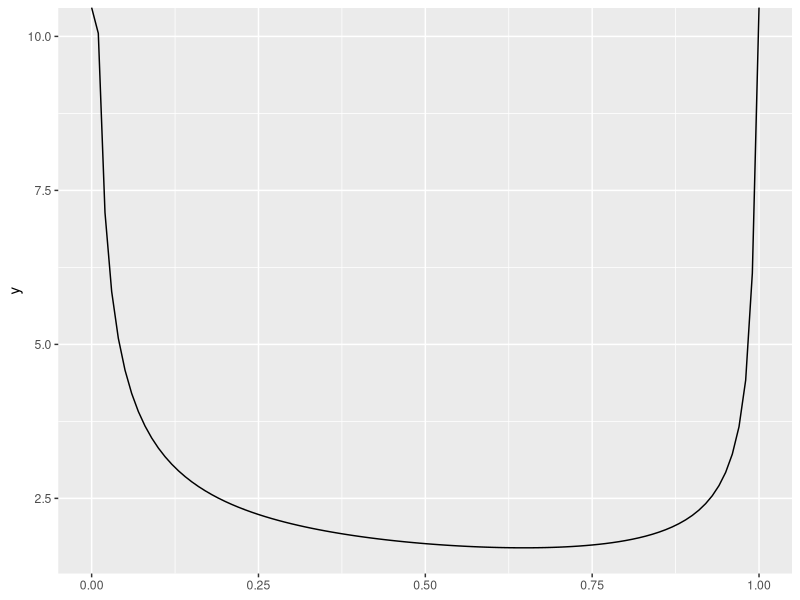
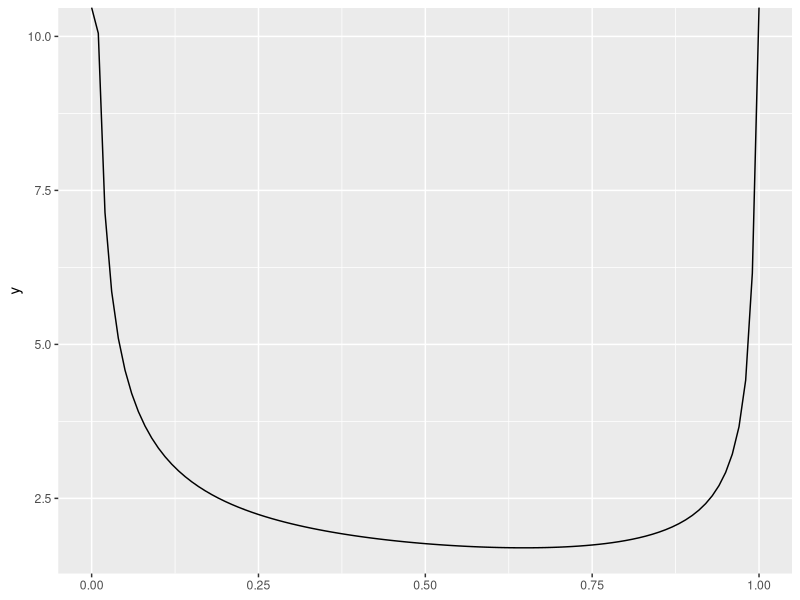

These charts were generated, in order, by the following R code:
## ---- chunk 1
library(ggplot2)
knitr::opts_chunk$set(echo = TRUE)
set.seed(457367)
## ---- chunk 2
genera_valor_aleatorio <- function() {
  runif(1)
}

g<- function(x){
  ( exp(-(x^2)/(2)))/(sqrt(x*(1-x)))
}
## ---- chunk 3
n <- 1e6
valores_g <- replicate(n , {
  x <- genera_valor_aleatorio()
  g(x)
}
)
## ---- chunk 4
estimacion <- mean(valores_g)
## ---- chunk 5
probabilidad_cobertura <- 0.997
alfa <- 1 - probabilidad_cobertura
percentil<- qnorm(1 - alfa / 2)
error_estandar <- sqrt(var(valores_g)/n)
intervalo_confianza <- estimacion + c(-1,1) * error_estandar * percentil
## ---- chunk 6
rm(list = ls())
set.seed(457367)
## ---- chunk 7
genera_valor_aleatorio <- function() {
  runif(1)
}

g<- function(x){
  ( exp(-(x^2)/(2)))/(sqrt(x*(1-x)))
}

n <- 1e4
coste_directo <- bench::mark({
  valores_g <- replicate(n, {
    x <- genera_valor_aleatorio()
    g(x)
  })
},
iterations = 10,
time_unit = "ms"
)$median

estimacion_directo <- mean(valores_g)
varianza_directo <- var(valores_g) / n

eficiencia_directo <- 1 / (varianza_directo * coste_directo)
## ---- chunk 8
library(ggplot2)

ggplot2::ggplot() +
  geom_function(fun = g) +
  xlim(0, 1)
## ---- chunk 9
genera_valores_antiteticas <- function() {
  u<-runif(1)
  c(u,1-u)
}
## ---- chunk 10
coste_antiteticas <- bench::mark({ # para ver cuanto tarda
  valores <- replicate(n / 2, {
    valores_antiteticos <- genera_valores_antiteticas()
    mean(g(valores_antiteticos)) # (xi + yi) / 2
  })
},
iterations = 10,
time_unit = "ms"
)$median
## ---- chunk 11
estimacion_antiteticas <- mean(valores)
varianza_antiteticas <- var(valores) / (n / 2) # Cuasivar muestral
eficiencia_antiteticas <- 1 / (varianza_antiteticas * coste_antiteticas)
## ---- chunk 12
knitr::kable(
  data.frame(
    `Método` = c("Directo", "Antitéticas"),
    `Estimación` = c(estimacion_directo, estimacion_antiteticas),
    Varianza = c(varianza_directo, varianza_antiteticas),
    Coste = c(coste_directo, coste_antiteticas),
    Eficiencia = c(eficiencia_directo, eficiencia_antiteticas)
  ),
  digits = 10
)
## ---- chunk 13
library(ggplot2)

ggplot2::ggplot() +
  geom_function(fun = g) +
  xlim(0, 1)
## ---- chunk 14
estratos <- data.frame(
  min = c(0, 1/2),
  max = c(1/2, 1),
  probabilidad = c(1/2, 1 / 2)
)
# Función que genera valores dentro de un estrato
genera_valor_en_estrato <- function(numero_estrato) {
  estrato <- estratos[numero_estrato, ]
  runif(1, min = estrato$min, max = estrato$max)
}
## ---- chunk 15
unidad_de_tiempo <- "ms"
n_estratos <- n * estratos$probabilidad
# Aseguramos valores enteros
n_estratos <- ceiling(n_estratos)
# Aseguramos al menos dos valores en cada estrato
n_estratos <- pmax(n_estratos, 2)

coste_estratificado_proporcional <- bench::mark(
  {
    valores <- lapply(
      seq_len(2), # (1,2), aplico la función 2 veces, una para cada estrato
      function(numero_estrato) {
        replicate(n_estratos[numero_estrato], {
          x <- genera_valor_en_estrato(numero_estrato)
          g(x)
        })
      }
    )
  },
  iterations = 10,
  time_unit = unidad_de_tiempo
)$median
## ---- chunk 16
estimacion_estratificado_proporcional <-
  weighted.mean(
    sapply(valores, mean),
    estratos$probabilidad
  )
varianza_estratificado_proporcional <-
  sum(estratos$probabilidad^2 * sapply(valores, var) / n_estratos)
eficiencia_estratificado_proporcional <-
  1 / (varianza_estratificado_proporcional *
    coste_estratificado_proporcional)
## ---- chunk 17
n_tanteo <- 100
n_produccion <- n - n_tanteo # Para que la cantidad total de valores generados sea igual en los tres métodos y, por tanto, su comparación tenga sentido

coste_estratificado_optimo <- bench::mark(
  {
    # Estimación de las varianzas de los estratos
    n_estratos <- pmax(
      ceiling(n_tanteo * estratos$probabilidad), # asignación proporcional para calcular la var
      2
    )
    valores <- lapply(
      seq_len(2),
      function(numero_estrato) {
        replicate(n_estratos[numero_estrato], {
          x <- genera_valor_en_estrato(numero_estrato)
          g(x)
        })
      }
    )

    # Cantidad óptima de valores en cada estrato
    sigmas <- sapply(valores, sd)
    n_estratos <-
      pmax(
        ceiling(n_produccion * estratos$probabilidad * sigmas /
          sum(estratos$probabilidad * sigmas)),
        2
      )

    # Generación de valores en cada estrato
    valores <- lapply(
      seq_len(2),
      function(numero_estrato) {
        replicate(n_estratos[numero_estrato], {
          x <- genera_valor_en_estrato(numero_estrato)
          g(x)
        })
      }
    )
  },
  iterations = 10,
  time_unit = unidad_de_tiempo
)$median
## ---- chunk 18
estimacion_estratificado_optimo <-
  weighted.mean(
    sapply(valores, mean),
    estratos$probabilidad
  )
varianza_estratificado_optimo <-
  sum(estratos$probabilidad^2 * sapply(valores, var) / n_estratos)
eficiencia_estratificado_optimo <-
  1 / (varianza_estratificado_optimo *
    coste_estratificado_optimo)
## ---- chunk 19
knitr::kable(
  data.frame(
    `Método` = c(
      "Directo",
     "Estratificado proporcional",
     "Estratificado óptimo"
    ),
    `Estimación` = c(
      estimacion_directo,
     estimacion_estratificado_proporcional,
     estimacion_estratificado_optimo
    ),
    Varianza = c(
      varianza_directo,
     varianza_estratificado_proporcional,
     varianza_estratificado_optimo
    ),
    Coste = c(
      coste_directo,
      coste_estratificado_proporcional,
      coste_estratificado_optimo
    ),
    Eficiencia = c(
      eficiencia_directo,
     eficiencia_estratificado_proporcional,
     eficiencia_estratificado_optimo
    )
  ),
  digits = 10
)
